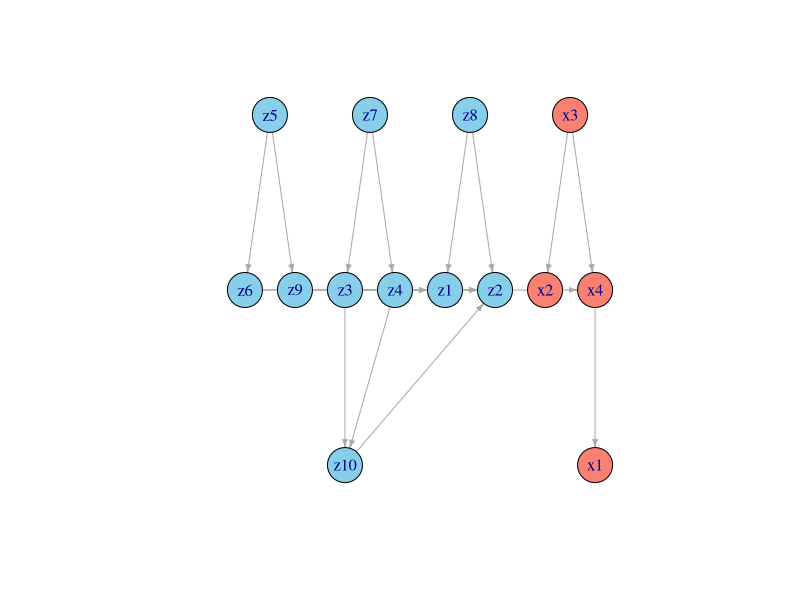

This figure's R source:
library(data.table)
library(matrixStats)
library(igraph)

sim_dat <- function(n,
                                 d_z,
                                 d_x,
                                 rho = 0.5,
                                 r2 = 0.5,
                                 lin_pr = 1,
                                 sp = 0.9,
                                 method = "er",
                                 pref = NA,
                                 p_cross = 0.05,
                                 p_z = NULL,
                                 p_x = NULL,
                                 seed = NULL) {
  if (!is.null(seed)) set.seed(seed)
  # -----------------------------------
  # Helpers (kept close to original)
  # -----------------------------------
  prep <- function(dat, pr) {
    if (is.null(dim(dat))) dat <- matrix(dat, ncol = 1) else dat <- as.matrix(dat)
    p <- ncol(dat)
    if (p == 0 || pr >= 1) return(dat)
    n_nl <- round((1 - pr) * p)
    if (n_nl <= 0) return(dat)
    cols <- sample.int(p, size = n_nl)
    nl_types <- sample(c('sq', 'sqrt', 'sftpls', 'relu'), size = n_nl, replace = TRUE)
    out <- dat
    for (ii in seq_along(cols)) {
      idx <- cols[ii]; ttype <- nl_types[ii]; v <- dat[, idx]
      if (ttype == 'sq') out[, idx] <- v^2
      else if (ttype == 'sqrt') out[, idx] <- sqrt(abs(v))
      else if (ttype == 'sftpls') out[, idx] <- log1p(exp(v))
      else if (ttype == 'relu') out[, idx] <- pmax(v, 0)
    }
    return(out)
  }
  sim_noise <- function(signal, r2) {
    signal <- as.numeric(signal)
    var_mu <- stats::var(signal, na.rm = TRUE)
    if (is.na(var_mu) || var_mu == 0) return(rnorm(n, sd = 0))
    if (r2 <= 0) return(rnorm(n, sd = sqrt(var_mu)))
    var_noise <- (var_mu - r2 * var_mu) / r2
    var_noise <- pmax(0, var_noise)
    noise <- rnorm(n, sd = sqrt(var_noise))
    return(noise)
  }
  # -----------------------------------
  # Build internal random DAGs (upper triangular construction ensures acyclicity)
  # -----------------------------------
  make_random_dag_upper <- function(k, p_edge = NULL) {
    if (is.null(p_edge)) {
      # default density derived from sp (higher sp -> sparser). convert sp to p_edge roughly
      p_edge <- 1 - sp
      p_edge <- min(max(p_edge, 0.01), 0.4)
    }
    A <- matrix(0, nrow = k, ncol = k)
    # allow edges only i -> j for i < j (upper triangular) to ensure acyclic
    for (i in 1:(k - 1)) {
      for (j in (i + 1):k) {
        if (runif(1) < p_edge) A[i, j] <- 1
      }
    }
    # optionally permute node order to randomize topology while preserving acyclicity:
    perm <- sample.int(k)
    A_perm <- A[perm, perm]
    # reorder back to a canonical labeling (so A_perm is a DAG but nodes are permuted)
    return(list(A = A_perm, perm = perm))
  }
  # -----------------------------------
  # 1) Create Z-DAG and X-DAG (internal)
  # -----------------------------------
  z_dag <- make_random_dag_upper(d_z, p_edge = p_z)
  Azz <- z_dag$A
  # label rows/cols z1..z_d
  rownames(Azz) <- colnames(Azz) <- paste0("z", seq_len(d_z))
  
  x_dag <- make_random_dag_upper(d_x, p_edge = p_x)
  Axx <- x_dag$A
  rownames(Axx) <- colnames(Axx) <- paste0("x", seq_len(d_x))
  
  # -----------------------------------
  # 2) Cross-layer Z -> X edges sampled independently with probability p_cross
  #    (no X->Z edges by construction)
  # -----------------------------------
  Azx <- matrix(0, nrow = d_z, ncol = d_x, dimnames = list(paste0("z", 1:d_z), paste0("x", 1:d_x)))
  for (i in seq_len(d_z)) {
    for (j in seq_len(d_x)) {
      if (runif(1) < p_cross) Azx[i, j] <- 1
    }
  }
  
  # -----------------------------------
  # 3) Full adjacency (Z then X)
  # -----------------------------------
  full_nodes <- c(rownames(Azz), colnames(Axx))
  A_full <- matrix(0, nrow = d_z + d_x, ncol = d_z + d_x, dimnames = list(full_nodes, full_nodes))
  A_full[1:d_z, 1:d_z] <- Azz
  A_full[1:d_z, (d_z + 1):(d_z + d_x)] <- Azx
  A_full[(d_z + 1):(d_z + d_x), (d_z + 1):(d_z + d_x)] <- Axx
  # bottom-left block remains zero -> guarantees no X->Z
  
  # -----------------------------------
  # 4) Simulate Z recursively according to Z-DAG (topological order)
  # -----------------------------------
  # find topological order for the Z-DAG (Azz is permuted; use igraph to topo sort)
  gZ <- igraph::graph_from_adjacency_matrix(Azz, mode = "directed")
  topoZ <- igraph::topo_sort(gZ, mode = "out")
  topoZ <- as.integer(topoZ) # indices in 1:d_z referencing rows/cols of Azz
  # create Z matrix
  Zmat <- matrix(0, nrow = n, ncol = d_z, dimnames = list(NULL, paste0("z", seq_len(d_z))))
  for (idx in topoZ) {
    parents_idx <- which(Azz[, idx] == 1)
    if (length(parents_idx) == 0) {
      # exogenous
      Zmat[, idx] <- rnorm(n)
    } else {
      Pa <- prep(Zmat[, parents_idx, drop = FALSE], lin_pr)
      # sample Rademacher or normalized weights
      if (ncol(Pa) > 0) {
        betas <- rnorm(ncol(Pa), sd = 1)
        signal <- as.numeric(Pa %*% betas)
      } else signal <- rep(0, n)
      Zmat[, idx] <- signal + rnorm(n, sd = 1)
    }
  }
  # apply a mild correlation scaling if rho>0 to preserve earlier behaviour (optional)
  if (!is.null(rho) && rho > 0) {
    # small mixing with Toeplitz structure to preserve some marginal correlation if desired
    # but keep causal structure primary; this step is optional and commented out
    # Sigma <- toeplitz(rho^(0:(d_z - 1)))
    # Zmat <- scale(Zmat %*% chol(Sigma))
    NULL
  }
  
  # -----------------------------------
  # 5) Simulate X recursively using A_full parents (Z->X and X->X)
  # -----------------------------------
  Xmat <- matrix(0, nrow = n, ncol = d_x, dimnames = list(NULL, paste0("x", seq_len(d_x))))
  adj_xx_out <- matrix(0, nrow = d_x, ncol = d_x, dimnames = list(paste0("x", seq_len(d_x)), paste0("x", seq_len(d_x))))
  diag(adj_xx_out) <- NA_real_
  
  # find topo order within X-subgraph
  gX <- igraph::graph_from_adjacency_matrix(Axx, mode = "directed")
  topoX <- as.integer(igraph::topo_sort(gX, mode = "out"))
  # topoX gives indices 1..d_x in an order where parents come before children
  # iterate through topoX order and simulate each x
  for (j_idx in seq_along(topoX)) {
    j <- topoX[j_idx] # j is index among 1..d_x
    col_index_full <- d_z + j
    xname <- paste0("x", j)
    # Z parents
    z_par_idx <- which(A_full[1:d_z, col_index_full] == 1)
    if (length(z_par_idx) > 0) {
      PaZ <- prep(Zmat[, z_par_idx, drop = FALSE], lin_pr)
      if (ncol(PaZ) > 0) {
        beta_z <- sample(c(1, -1), size = ncol(PaZ), replace = TRUE)
        signal_z <- as.numeric(PaZ %*% beta_z)
      } else signal_z <- rep(0, n)
    } else {
      signal_z <- rep(0, n)
    }
    # X parents (only those among X that are already simulated according to topoX order and that have edge -> j)
    x_par_idx_full <- which(A_full[(d_z + 1):(d_z + d_x), col_index_full] == 1)
    # convert to 1..d_x index
    x_par_idx <- x_par_idx_full
    # keep only those parents that have been simulated already (i.e., appear earlier in topoX)
    if (length(x_par_idx) > 0) {
      already_simulated <- topoX[1:(j_idx - 1)]
      x_par_idx <- intersect(x_par_idx, already_simulated)
    }
    signal_x <- rep(0, n)
    if (length(x_par_idx) > 0) {
      PaX <- prep(Xmat[, x_par_idx, drop = FALSE], lin_pr)
      if (ncol(PaX) > 0) {
        adj_xx_out[j, x_par_idx] <- 1
        causal_wt <- 1 / max(1, sqrt(length(z_par_idx) + length(x_par_idx)))
        sigma_xij <- sqrt(pmax(0, causal_wt * stats::var(signal_z, na.rm = TRUE)))
        csd <- matrixStats::colSds(PaX); csd[csd == 0] <- 1
        beta_x <- rep(sigma_xij, length(csd)) / csd
        signal_x <- as.numeric(PaX %*% beta_x)
      }
    }
    signal_total <- signal_z + signal_x
    Xmat[, j] <- signal_total + sim_noise(signal_total, r2)
  }
  
  # -----------------------------------
  # 6) return tidy list
  # -----------------------------------
  dat_dt <- data.table(Zmat, Xmat)
  colnames(dat_dt) <- c(paste0("z", 1:d_z), paste0("x", 1:d_x))
  params <- list(n = n, d_z = d_z, d_x = d_x, rho = rho, r2 = r2,
                 lin_pr = lin_pr, sp = sp, method = method, pref = pref,
                 p_cross = p_cross, p_z = p_z, p_x = p_x)
  return(list(dat = dat_dt, adj_full = A_full, adj_xx = adj_xx_out, params = params))
}



# Example usage
sim <- sim_dat(n = 2000, d_z = 10, d_x = 4,
                            rho = 0.5, r2 = 0.5, lin_pr = 1,
                            sp = 0.5, method = "er", pref = NA,
                            p_cross = 0.08, seed = 123)

# Basic checks
A <- sim$adj_full
d_z <- sim$params$d_z; d_x <- sim$params$d_x

cat("Dimensions full adjacency:", dim(A), "\n")
cat("Sum of X->Z edges (should be 0):", sum(A[(d_z + 1):(d_z + d_x), 1:d_z]), "\n")
cat("Z->X edges count:", sum(A[1:d_z, (d_z + 1):(d_z + d_x)]), "\n")
cat("X->X direct adj (adj_xx):\n"); print(sim$adj_xx)

# Plot
library(igraph)
g <- graph_from_adjacency_matrix(A, mode = "directed")
V(g)$color <- ifelse(grepl("^z", V(g)$name), "skyblue", "salmon")
plot(g, layout = layout_as_tree, vertex.size = 20, edge.arrow.size = 0.4)
